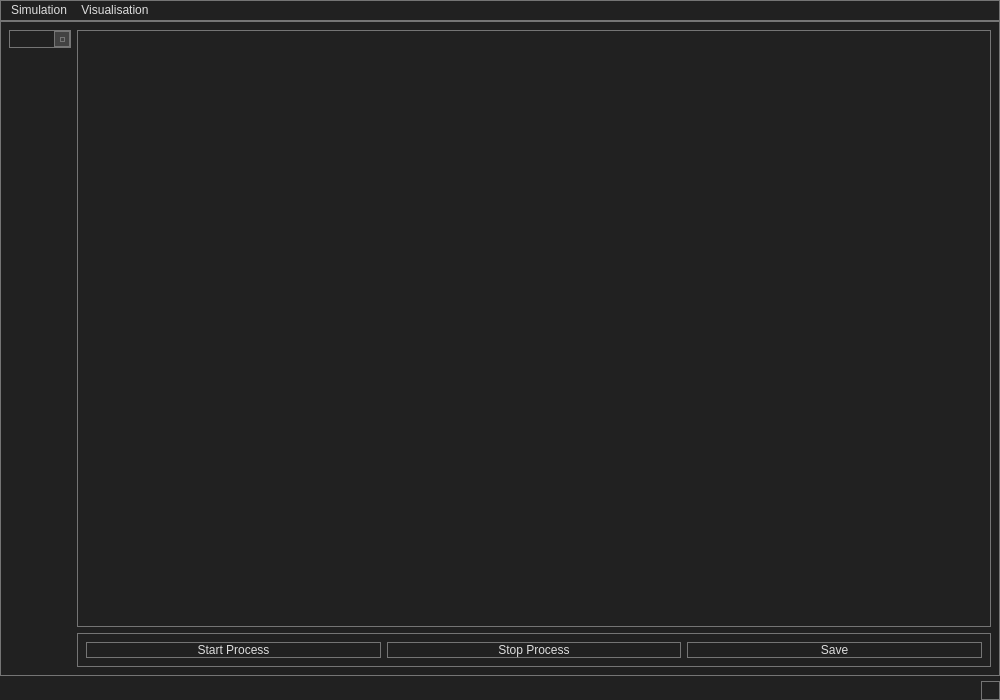
<?xml version="1.0" encoding="UTF-8"?>
<ui version="4.0">
 <class>MainWindow</class>
 <widget class="QMainWindow" name="MainWindow">
  <property name="geometry">
   <rect>
    <x>0</x>
    <y>0</y>
    <width>1000</width>
    <height>700</height>
   </rect>
  </property>
  <property name="windowTitle">
   <string>Crowd Dynamics</string>
  </property>
  <property name="styleSheet">
   <string notr="true">
/*
    Android Material Dark
	COLOR_DARK     = #212121 Grey 900
	COLOR_MEDIUM   = #424242 Grey 800
	COLOR_MEDLIGHT = #757575 Grey 600
	COLOR_LIGHT    = #DDDDDD White
	COLOR_ACCENT   = #3F51B5 Indigo 500
*/

* {
	background: #212121;
	color: #DDDDDD;
	border: 1px solid #757575;
}

QWidget::item:selected {
	background: #3F51B5;
}

QCheckBox, QRadioButton {
	border: none;
}

QRadioButton::indicator, QCheckBox::indicator {
	width: 13px;
	height: 13px;
}

QRadioButton::indicator::unchecked, QCheckBox::indicator::unchecked {
	border: 1px solid #757575;
	background: none;
}

QRadioButton::indicator:unchecked:hover, QCheckBox::indicator:unchecked:hover {
	border: 1px solid #DDDDDD;
}

QRadioButton::indicator::checked, QCheckBox::indicator::checked {
	border: 1px solid #757575;
	background: #757575;
}

QRadioButton::indicator:checked:hover, QCheckBox::indicator:checked:hover {
	border: 1px solid #DDDDDD;
	background: #DDDDDD;
}

QGroupBox {
	margin-top: 6px;
}

QGroupBox::title {
	top: -7px;
	left: 7px;
}

QScrollBar {
	border: 1px solid #757575;
	background: #212121;
}

QScrollBar:horizontal {
	height: 15px;
	margin: 0px 0px 0px 32px;
}

QScrollBar:vertical {
	width: 15px;
	margin: 32px 0px 0px 0px;
}

QScrollBar::handle {
	background: #424242;
	border: 1px solid #757575;
}

QScrollBar::handle:horizontal {
	border-width: 0px 1px 0px 1px;
}

QScrollBar::handle:vertical {
	border-width: 1px 0px 1px 0px;
}

QScrollBar::handle:horizontal {
	min-width: 20px;
}

QScrollBar::handle:vertical {
	min-height: 20px;
}

QScrollBar::add-line, QScrollBar::sub-line {
	background:#424242;
	border: 1px solid #757575;
	subcontrol-origin: margin;
}

QScrollBar::add-line {
	position: absolute;
}

QScrollBar::add-line:horizontal {
	width: 15px;
	subcontrol-position: left;
	left: 15px;
}

QScrollBar::add-line:vertical {
	height: 15px;
	subcontrol-position: top;
	top: 15px;
}

QScrollBar::sub-line:horizontal {
	width: 15px;
	subcontrol-position: top left;
}

QScrollBar::sub-line:vertical {
	height: 15px;
	subcontrol-position: top;
}

QScrollBar:left-arrow, QScrollBar::right-arrow, QScrollBar::up-arrow, QScrollBar::down-arrow {
	border: 1px solid #757575;
	width: 3px;
	height: 3px;
}

QScrollBar::add-page, QScrollBar::sub-page {
	background: none;
}

QAbstractButton:hover {
	background: #424242;
}

QAbstractButton:pressed {
	background: #757575;
}

QAbstractItemView {
	show-decoration-selected: 1;
	selection-background-color: #3F51B5;
	selection-color: #DDDDDD;
	alternate-background-color: #424242;
}

QHeaderView {
	border: 1px solid #757575;
}

QHeaderView::section {
	background: #212121;
	border: 1px solid #757575;
	padding: 4px;
}

QHeaderView::section:selected, QHeaderView::section::checked {
	background: #424242;
}

QTableView {
	gridline-color: #757575;
}

QTabBar {
	margin-left: 2px;
}

QTabBar::tab {
	border-radius: 0px;
	padding: 4px;
	margin: 4px;
}

QTabBar::tab:selected {
	background: #424242;
}

QComboBox::down-arrow {
	border: 1px solid #757575;
	background: #424242;
}

QComboBox::drop-down {
	border: 1px solid #757575;
	background: #424242;
}

QComboBox::down-arrow {
	width: 3px;
	height: 3px;
	border: 1px solid #757575;
}

QAbstractSpinBox {
	padding-right: 15px;
}

QAbstractSpinBox::up-button, QAbstractSpinBox::down-button {
	border: 1px solid #757575;
	background: #424242;
	subcontrol-origin: border;
}

QAbstractSpinBox::up-arrow, QAbstractSpinBox::down-arrow {
	width: 3px;
	height: 3px;
	border: 1px solid #757575;
}

QSlider {
	border: none;
}

QSlider::groove:horizontal {
	height: 5px;
	margin: 4px 0px 4px 0px;
}

QSlider::groove:vertical {
	width: 5px;
	margin: 0px 4px 0px 4px;
}

QSlider::handle {
	border: 1px solid #757575;
	background: #424242;
}

QSlider::handle:horizontal {
	width: 15px;
	margin: -4px 0px -4px 0px;
}

QSlider::handle:vertical {
	height: 15px;
	margin: 0px -4px 0px -4px;
}

QSlider::add-page:vertical, QSlider::sub-page:horizontal {
	background: #3F51B5;
}

QSlider::sub-page:vertical, QSlider::add-page:horizontal {
	background: #424242;
}

QLabel {
	border: none;
}

QProgressBar {
	text-align: center;
}

QProgressBar::chunk {
	width: 1px;
	background-color: #3F51B5;
}

QMenu::separator {
	background: #424242;
}

QStatusBar {
	border: 1px;
	color: #3F51B5;
}</string>
  </property>
  <widget class="QWidget" name="centralwidget">
   <property name="sizePolicy">
    <sizepolicy hsizetype="Preferred" vsizetype="Preferred">
     <horstretch>0</horstretch>
     <verstretch>0</verstretch>
    </sizepolicy>
   </property>
   <layout class="QGridLayout" name="gridLayout">
    <item row="0" column="0" rowspan="2">
     <layout class="QVBoxLayout" name="sidebarLeft">
      <item>
       <widget class="QComboBox" name="simulationsBox"/>
      </item>
      <item>
       <spacer name="verticalSpacer">
        <property name="orientation">
         <enum>Qt::Vertical</enum>
        </property>
        <property name="sizeHint" stdset="0">
         <size>
          <width>20</width>
          <height>40</height>
         </size>
        </property>
       </spacer>
      </item>
     </layout>
    </item>
    <item row="0" column="1">
     <widget class="GraphicsLayoutWidget" name="graphicsLayout">
      <property name="styleSheet">
       <string notr="true"/>
      </property>
     </widget>
    </item>
    <item row="1" column="1">
     <widget class="QWidget" name="controlbarDown" native="true">
      <layout class="QHBoxLayout" name="controlbar">
       <item>
        <widget class="QPushButton" name="startButton">
         <property name="text">
          <string>Start Process</string>
         </property>
        </widget>
       </item>
       <item>
        <widget class="QPushButton" name="stopButton">
         <property name="text">
          <string>Stop Process</string>
         </property>
        </widget>
       </item>
       <item>
        <widget class="QPushButton" name="saveButton">
         <property name="text">
          <string>Save</string>
         </property>
        </widget>
       </item>
      </layout>
     </widget>
    </item>
   </layout>
  </widget>
  <widget class="QMenuBar" name="menubar">
   <property name="geometry">
    <rect>
     <x>0</x>
     <y>0</y>
     <width>1000</width>
     <height>27</height>
    </rect>
   </property>
   <widget class="QMenu" name="simulationMenu">
    <property name="title">
     <string>Simulation</string>
    </property>
    <addaction name="actionOpen"/>
    <addaction name="actionSave"/>
   </widget>
   <widget class="QMenu" name="visualisationMenu">
    <property name="title">
     <string>Visualisation</string>
    </property>
    <addaction name="actionDensity"/>
    <addaction name="actionNavigation"/>
   </widget>
   <addaction name="simulationMenu"/>
   <addaction name="visualisationMenu"/>
  </widget>
  <widget class="QStatusBar" name="statusbar"/>
  <action name="actionSave">
   <property name="text">
    <string>Save As</string>
   </property>
  </action>
  <action name="actionOpen">
   <property name="text">
    <string>Open</string>
   </property>
  </action>
  <action name="actionDensity">
   <property name="text">
    <string>Density</string>
   </property>
  </action>
  <action name="actionNavigation">
   <property name="text">
    <string>Navigation</string>
   </property>
  </action>
  <action name="actionNew">
   <property name="text">
    <string>New</string>
   </property>
  </action>
 </widget>
 <customwidgets>
  <customwidget>
   <class>GraphicsLayoutWidget</class>
   <extends>QGraphicsView</extends>
   <header>pyqtgraph</header>
  </customwidget>
 </customwidgets>
 <resources/>
 <connections/>
</ui>
